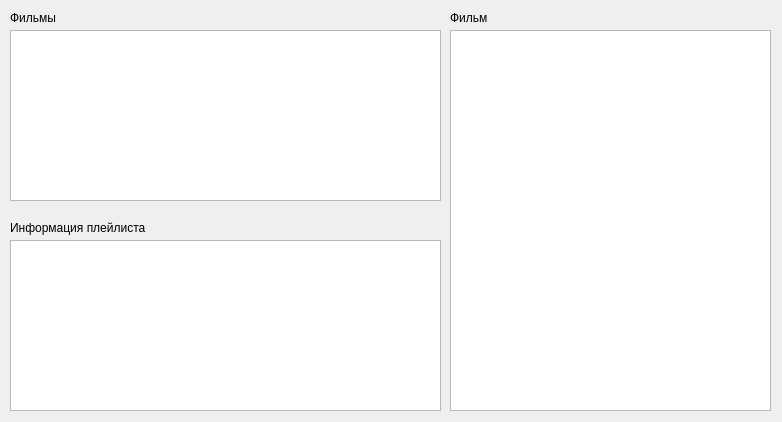
<?xml version="1.0" encoding="UTF-8"?>
<ui version="4.0">
 <class>FilmView</class>
 <widget class="QWidget" name="FilmView">
  <property name="geometry">
   <rect>
    <x>0</x>
    <y>0</y>
    <width>782</width>
    <height>422</height>
   </rect>
  </property>
  <property name="windowTitle">
   <string>Form</string>
  </property>
  <widget class="QListWidget" name="Films">
   <property name="geometry">
    <rect>
     <x>10</x>
     <y>30</y>
     <width>431</width>
     <height>171</height>
    </rect>
   </property>
  </widget>
  <widget class="QLabel" name="Lfilms">
   <property name="geometry">
    <rect>
     <x>10</x>
     <y>10</y>
     <width>81</width>
     <height>16</height>
    </rect>
   </property>
   <property name="text">
    <string>Фильмы</string>
   </property>
  </widget>
  <widget class="QLabel" name="LplaylistInfo">
   <property name="geometry">
    <rect>
     <x>10</x>
     <y>220</y>
     <width>151</width>
     <height>16</height>
    </rect>
   </property>
   <property name="text">
    <string>Информация плейлиста</string>
   </property>
  </widget>
  <widget class="QLabel" name="LFilmInfo">
   <property name="geometry">
    <rect>
     <x>450</x>
     <y>10</y>
     <width>58</width>
     <height>16</height>
    </rect>
   </property>
   <property name="text">
    <string>Фильм</string>
   </property>
  </widget>
  <widget class="QListWidget" name="PlaylistInfo">
   <property name="geometry">
    <rect>
     <x>10</x>
     <y>240</y>
     <width>431</width>
     <height>171</height>
    </rect>
   </property>
  </widget>
  <widget class="QListWidget" name="FilmInfo">
   <property name="geometry">
    <rect>
     <x>450</x>
     <y>30</y>
     <width>321</width>
     <height>381</height>
    </rect>
   </property>
  </widget>
 </widget>
 <resources/>
 <connections/>
</ui>
